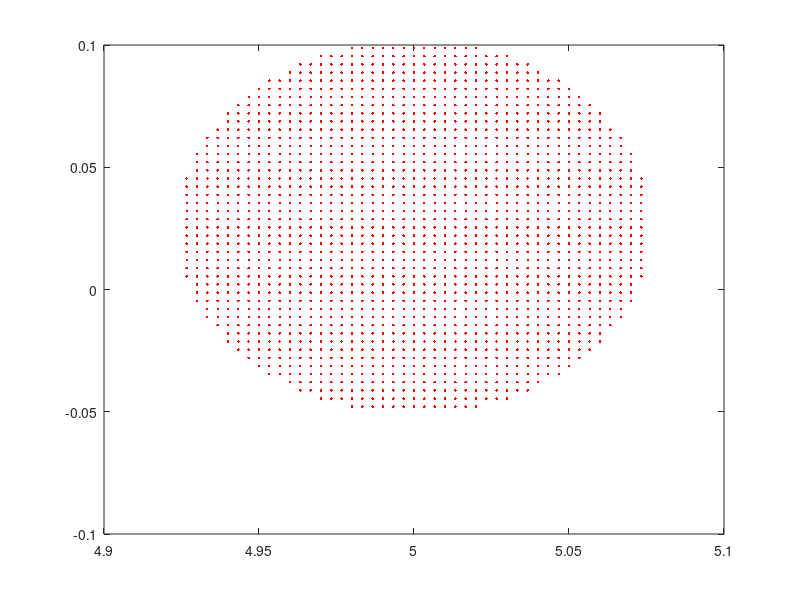

Here is the MATLAB script that generated this plot:
%% Filename : Cylinder2d_cubic.m

clf
clear all;
clc;
%% Mesh parameters.
Lx = 10.0; Ly = 2.0;
Ny = 75*2^3; Nx = 5*Ny;
dx = Lx/Nx; dy = Ly/Ny;


%% disk parameters.
h = dx;
X_shift = Lx/2.0; Y_shift = 0.0254;  
%h/16 to put marker away from grid lines on second level
%The markers are symmetric on single level (by taking odd #cells)
X_com = 0.0;
Y_com = 0.0;

%% write out the points.

counter = 0;
radius = 0.0762;
Npts = ceil(radius/h);

%1st quadrant
idx = 0; 
for j = 1:Npts
    y = Y_com + (j)*h;
    for i = 1:Npts
        x = X_com + (i)*h;
        
        dist2 = (x-X_com)^2 + (y-Y_com)^2;
        if (dist2 <= radius^2)
            idx = idx+1;
            X_first(idx) = x; 
            Y_first(idx) = y; 
        end
    end
end
quad_pts = idx;

%2nd quadrant
idx = 0;
for k = 1:quad_pts
            x = X_first(k);
            y = Y_first(k);
          
            idx = idx+1;
            X_second(idx) = -x; 
            Y_second(idx) = y; 
end

%3rd quadrant
idx  = 0;
for k = 1:quad_pts
            x = X_first(k);
            y = Y_first(k);
          
            idx = idx+1;
            X_third(idx) = -x; 
            Y_third(idx) = -y; 
end

%4th quadrant
idx  = 0;
for k = 1:quad_pts
            x = X_first(k);
            y = Y_first(k);
          
            idx = idx+1;
            X_fourth(idx) = x; 
            Y_fourth(idx) = -y; 
end

%X-axis
idx = 0;
for k = -Npts+1:Npts-1
            x = X_com + k*h;
            y = Y_com;
          
            idx = idx+1;
            X_xaxis(idx) = x; 
            Y_xaxis(idx) = y; 
end

%Y-axis
idx = 0;
for k = -Npts+1:Npts-1
            x = X_com;
            y = Y_com + k*h;
          
            idx = idx+1;
            X_yaxis(idx) = x; 
            Y_yaxis(idx) = y; 
end

%%

X_array = [X_first,X_second,X_third,X_fourth,X_xaxis,X_yaxis];
Y_array = [Y_first,Y_second,Y_third,Y_fourth,Y_xaxis,Y_yaxis];

X_array = X_array + X_shift;
Y_array = Y_array + Y_shift;
    
%% plot the coordinates
clf
plot(X_first, Y_first, 'r.');
hold on;
plot(X_second, Y_second, 'k.');
hold on;
plot(X_third, Y_third, 'g.');
hold on;
plot(X_fourth, Y_fourth, 'c.');
hold on;
plot(X_xaxis, Y_xaxis, 'ro');
hold on;
plot(X_yaxis, Y_yaxis, 'ko');
hold on;
axis('equal')
hold off;


%% write the coordinates in the file
fid = fopen('cylinder2d.vertex','wt');
fprintf(fid,'%d\n', length(X_array));
for i = 1:length(X_array)
    fprintf(fid,'%f\t%f\n',X_array(i),Y_array(i));
end
fclose(fid); 

%% plot the disk

clf
plot(X_array, Y_array, 'r.');